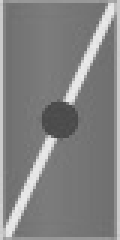
#> input picture src/artifacts/converted_images/diff_pngs/AC0501_2_L_diff.png, 40 x 80 px (shown 3 times larger)
$ python -i imageConverterRecognition.py   (imports and definitions only)   (older library calls are emulated)
#> lines starting #> are read from the running program, lines starting #| are printed output that depends on the picture
#> further down, picture is the input picture: PIL image 40x80 RGB; min 71, max 236, mean 130.1
"""Local, conservative image recognition using pixels and measured reference pairs.

Similarity is a retrieval distance, never a probability or a quality verdict.
Only identical decoded pixels or a bounded plain-shape detector supply an
automatic description. Other neighbours require an explicit user selection.
"""
from __future__ import annotations

from collections import Counter
import hashlib
import io
import json
from pathlib import Path
import threading
from xml.etree import ElementTree as ET

import cv2
import numpy as np
from PIL import Image, ImageOps


VERSION = 'local_image_recognition_v1'


# [6 lines left out: function rgb_image, not called in this run]


def pixel_digest(image):
    return hashlib.sha256(f'{image.width}x{image.height}:'.encode()+image.tobytes()).hexdigest()


def descriptor(image):
    """Keep colour, inner marks and aspect; normalize only canvas resolution."""
    pixels = np.asarray(image.resize((40, 40), Image.Resampling.LANCZOS), dtype=np.float32)/255
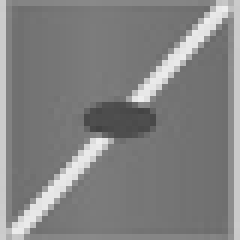
#> pixels: shape (40, 40, 3) float32 (shown 6 times larger); min 0.259, max 0.933, mean 0.51
    gray = cv2.cvtColor(pixels, cv2.COLOR_RGB2GRAY)
    edges = cv2.Sobel(gray, cv2.CV_32F, 1, 0)**2 + cv2.Sobel(gray, cv2.CV_32F, 0, 1)**2
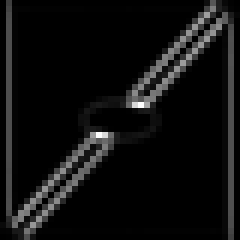
#> edges: shape (40, 40) float32 (shown 6 times larger); min 0, max 6.54, mean 0.395; drawn with min black and max white
    return pixels, np.minimum(np.sqrt(edges), 1), float(np.log(image.width/image.height))


# [7 lines left out: function distance, not called in this run]


_COLORS = {
    'schwarz': (0, 0, 0), 'dunkelgrau': (70, 70, 70), 'grau': (135, 135, 135),
    'hellgrau': (205, 205, 205), 'weiss': (255, 255, 255), 'rot': (230, 30, 30),
    'grün': (30, 160, 30), 'blau': (30, 60, 225), 'gelb': (245, 225, 25),
    'orange': (245, 145, 25), 'violett': (150, 45, 180), 'braun': (135, 80, 40),
}


def color_name(rgb):
    name = min(_COLORS, key=lambda key: np.linalg.norm(np.asarray(_COLORS[key])-rgb))
    return name if np.linalg.norm(np.asarray(_COLORS[name])-rgb) <= 90 else None


def adjective(color, ending):
    return color+ending[1:] if color == 'orange' else color+ending


# [92 lines left out: function plain_shape, not called in this run]


class ImageRecognition:
    # [141 lines left out: functions __init__, _inside, _payload, refresh, recognize, asset, not called in this run]

>>> from PIL import Image
>>> picture = Image.open('artifacts/converted_images/diff_pngs/AC0501_2_L_diff.png')
>>> result = descriptor(picture)
